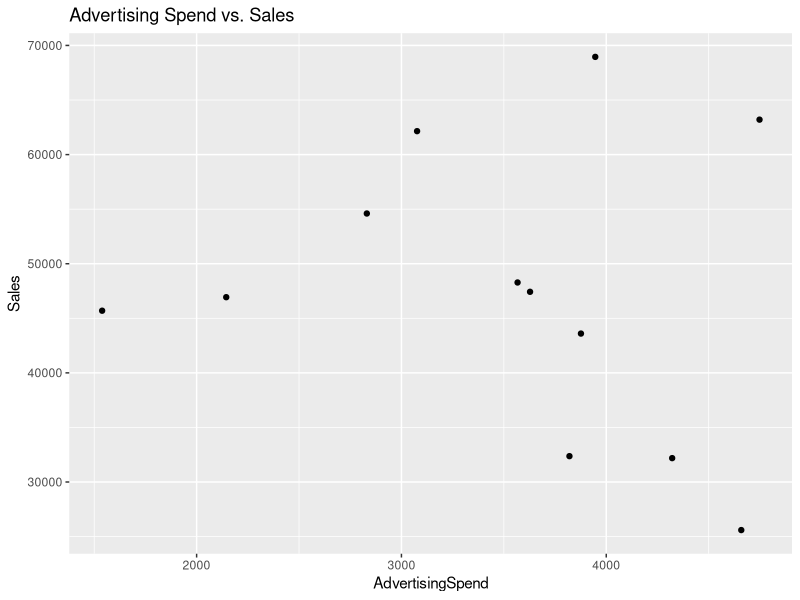
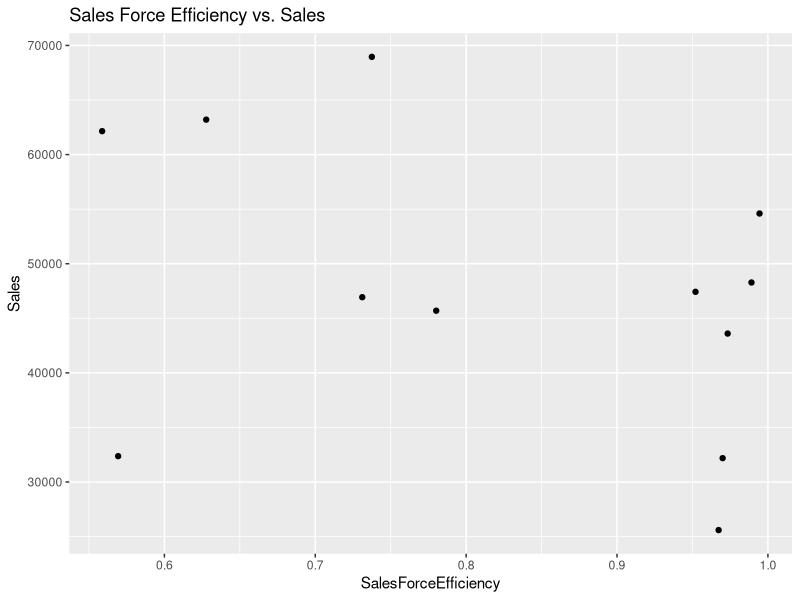
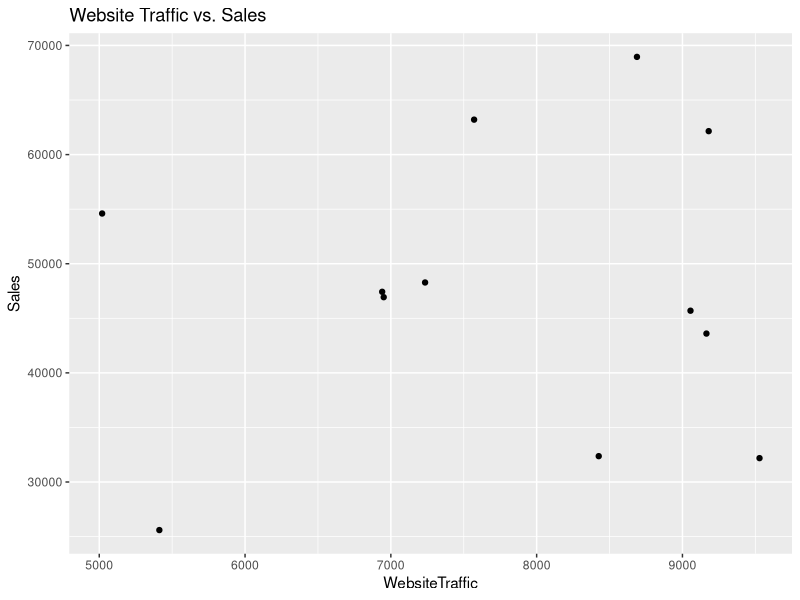
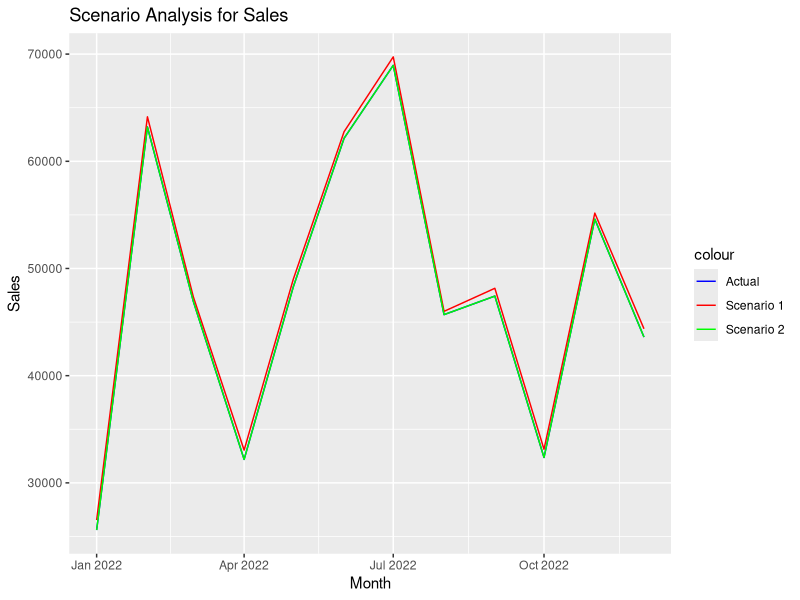

Here is the R script that generated these plots, in order:
library(tidyverse)
# Generate example data
set.seed(42)
n_months <- 12
sales_data <- data.frame(
  Month = seq(as.Date("2022-01-01"), by = "month", length.out = n_months),
  AdvertisingSpend = runif(n_months, min = 1000, max = 5000),
  SalesForceEfficiency = runif(n_months, min = 0.5, max = 1),
  WebsiteTraffic = runif(n_months, min = 5000, max = 10000),
  Sales = rnorm(n_months, mean = 50000, sd = 10000)
)


# Calculate correlation coefficients
correlation <- cor(sales_data[, c("AdvertisingSpend", "SalesForceEfficiency", "WebsiteTraffic")], sales_data$Sales)
correlation


# Visualize relationships
ggplot(sales_data, aes(x = AdvertisingSpend, y = Sales)) +
  geom_point() +
  labs(title = "Advertising Spend vs. Sales")

ggplot(sales_data, aes(x = SalesForceEfficiency, y = Sales)) +
  geom_point() +
  labs(title = "Sales Force Efficiency vs. Sales")

ggplot(sales_data, aes(x = WebsiteTraffic, y = Sales)) +
  geom_point() +
  labs(title = "Website Traffic vs. Sales")


# Scenario analysis: Increase advertising spend by 20%
sales_data$Sales_scenario1 <- sales_data$Sales + (sales_data$AdvertisingSpend * 0.2)

# Scenario analysis: Improve sales force efficiency by 10%
sales_data$Sales_scenario2 <- sales_data$Sales + (sales_data$SalesForceEfficiency * 0.1)

# Plot scenario analysis results
ggplot(sales_data, aes(x = Month)) +
  geom_line(aes(y = Sales, color = "Actual")) +
  geom_line(aes(y = Sales_scenario1, color = "Scenario 1")) +
  geom_line(aes(y = Sales_scenario2, color = "Scenario 2")) +
  labs(title = "Scenario Analysis for Sales",
       x = "Month",
       y = "Sales") +
  scale_color_manual(values = c("Actual" = "blue", "Scenario 1" = "red", "Scenario 2" = "green"))

